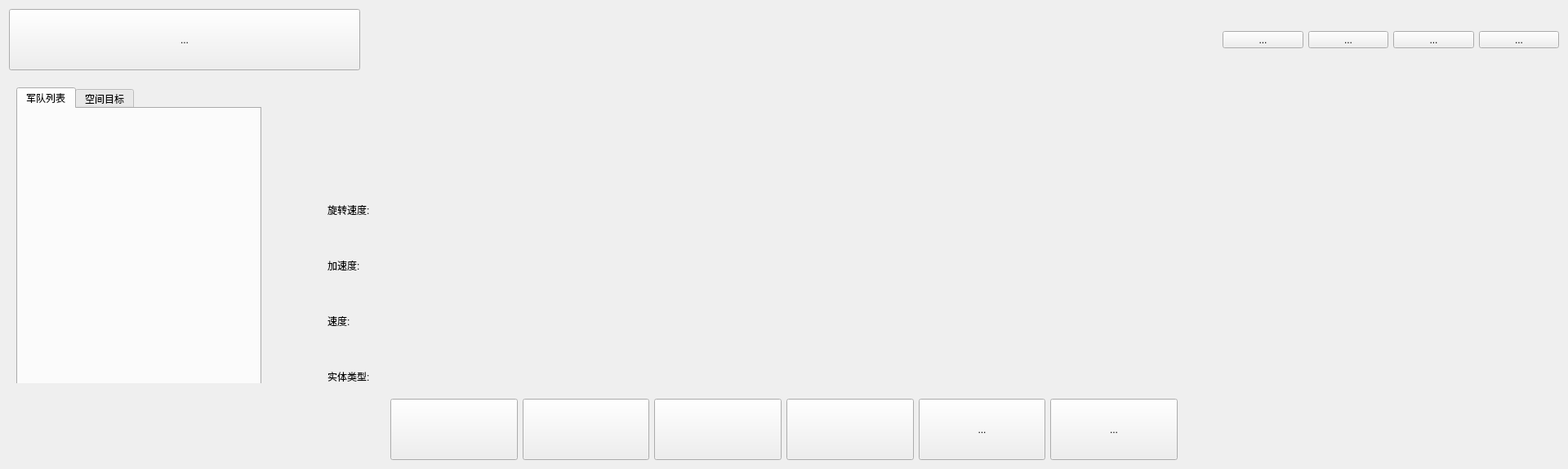
<?xml version="1.0" encoding="UTF-8"?>
<ui version="4.0">
 <class>MainWindow</class>
 <widget class="QMainWindow" name="MainWindow">
  <property name="geometry">
   <rect>
    <x>0</x>
    <y>0</y>
    <width>1920</width>
    <height>574</height>
   </rect>
  </property>
  <property name="windowTitle">
   <string>MainWindow</string>
  </property>
  <widget class="QWidget" name="centralWidget">
   <layout class="QGridLayout" name="gridLayout_2" rowstretch="1,9,1">
    <property name="leftMargin">
     <number>0</number>
    </property>
    <property name="topMargin">
     <number>0</number>
    </property>
    <property name="rightMargin">
     <number>0</number>
    </property>
    <property name="bottomMargin">
     <number>0</number>
    </property>
    <property name="spacing">
     <number>0</number>
    </property>
    <item row="2" column="0">
     <layout class="QHBoxLayout" name="horizontalLayout_2">
      <property name="spacing">
       <number>0</number>
      </property>
      <item alignment="Qt::AlignBottom">
       <widget class="QWidget" name="bottomBar" native="true">
        <property name="sizePolicy">
         <sizepolicy hsizetype="Preferred" vsizetype="Fixed">
          <horstretch>0</horstretch>
          <verstretch>200</verstretch>
         </sizepolicy>
        </property>
        <property name="minimumSize">
         <size>
          <width>0</width>
          <height>105</height>
         </size>
        </property>
        <layout class="QHBoxLayout" name="horizontalLayout_5" stretch="3,1,1,1,1,1,1,3">
         <item>
          <spacer name="horizontalSpacer_3">
           <property name="orientation">
            <enum>Qt::Horizontal</enum>
           </property>
           <property name="sizeType">
            <enum>QSizePolicy::Maximum</enum>
           </property>
           <property name="sizeHint" stdset="0">
            <size>
             <width>1050</width>
             <height>20</height>
            </size>
           </property>
          </spacer>
         </item>
         <item alignment="Qt::AlignBottom">
          <widget class="QToolButton" name="bbtn0">
           <property name="sizePolicy">
            <sizepolicy hsizetype="Minimum" vsizetype="Fixed">
             <horstretch>110</horstretch>
             <verstretch>90</verstretch>
            </sizepolicy>
           </property>
           <property name="minimumSize">
            <size>
             <width>0</width>
             <height>75</height>
            </size>
           </property>
           <property name="text">
            <string/>
           </property>
          </widget>
         </item>
         <item alignment="Qt::AlignBottom">
          <widget class="QToolButton" name="bbtn1">
           <property name="sizePolicy">
            <sizepolicy hsizetype="Minimum" vsizetype="Fixed">
             <horstretch>110</horstretch>
             <verstretch>75</verstretch>
            </sizepolicy>
           </property>
           <property name="minimumSize">
            <size>
             <width>0</width>
             <height>75</height>
            </size>
           </property>
           <property name="text">
            <string/>
           </property>
          </widget>
         </item>
         <item alignment="Qt::AlignBottom">
          <widget class="QToolButton" name="bbtn2">
           <property name="sizePolicy">
            <sizepolicy hsizetype="Minimum" vsizetype="Fixed">
             <horstretch>110</horstretch>
             <verstretch>75</verstretch>
            </sizepolicy>
           </property>
           <property name="minimumSize">
            <size>
             <width>0</width>
             <height>75</height>
            </size>
           </property>
           <property name="text">
            <string/>
           </property>
          </widget>
         </item>
         <item alignment="Qt::AlignBottom">
          <widget class="QToolButton" name="bbtn3">
           <property name="sizePolicy">
            <sizepolicy hsizetype="Minimum" vsizetype="Fixed">
             <horstretch>110</horstretch>
             <verstretch>75</verstretch>
            </sizepolicy>
           </property>
           <property name="minimumSize">
            <size>
             <width>0</width>
             <height>75</height>
            </size>
           </property>
           <property name="text">
            <string/>
           </property>
          </widget>
         </item>
         <item alignment="Qt::AlignBottom">
          <widget class="QToolButton" name="bbtn4">
           <property name="sizePolicy">
            <sizepolicy hsizetype="Minimum" vsizetype="Fixed">
             <horstretch>110</horstretch>
             <verstretch>75</verstretch>
            </sizepolicy>
           </property>
           <property name="minimumSize">
            <size>
             <width>0</width>
             <height>75</height>
            </size>
           </property>
           <property name="text">
            <string>...</string>
           </property>
          </widget>
         </item>
         <item alignment="Qt::AlignBottom">
          <widget class="QToolButton" name="bbtn5">
           <property name="sizePolicy">
            <sizepolicy hsizetype="Minimum" vsizetype="Fixed">
             <horstretch>110</horstretch>
             <verstretch>0</verstretch>
            </sizepolicy>
           </property>
           <property name="minimumSize">
            <size>
             <width>0</width>
             <height>75</height>
            </size>
           </property>
           <property name="text">
            <string>...</string>
           </property>
          </widget>
         </item>
         <item>
          <spacer name="horizontalSpacer_4">
           <property name="orientation">
            <enum>Qt::Horizontal</enum>
           </property>
           <property name="sizeHint" stdset="0">
            <size>
             <width>40</width>
             <height>20</height>
            </size>
           </property>
          </spacer>
         </item>
        </layout>
       </widget>
      </item>
     </layout>
    </item>
    <item row="0" column="0">
     <layout class="QHBoxLayout" name="horizontalLayout">
      <property name="spacing">
       <number>0</number>
      </property>
      <item alignment="Qt::AlignTop">
       <widget class="QWidget" name="titleBar" native="true">
        <property name="sizePolicy">
         <sizepolicy hsizetype="Preferred" vsizetype="Maximum">
          <horstretch>0</horstretch>
          <verstretch>0</verstretch>
         </sizepolicy>
        </property>
        <layout class="QHBoxLayout" name="horizontalLayout_3">
         <item>
          <widget class="QToolButton" name="title_text">
           <property name="sizePolicy">
            <sizepolicy hsizetype="Maximum" vsizetype="Maximum">
             <horstretch>0</horstretch>
             <verstretch>0</verstretch>
            </sizepolicy>
           </property>
           <property name="minimumSize">
            <size>
             <width>430</width>
             <height>75</height>
            </size>
           </property>
           <property name="text">
            <string>...</string>
           </property>
          </widget>
         </item>
         <item>
          <spacer name="horizontalSpacer">
           <property name="orientation">
            <enum>Qt::Horizontal</enum>
           </property>
           <property name="sizeType">
            <enum>QSizePolicy::Maximum</enum>
           </property>
           <property name="sizeHint" stdset="0">
            <size>
             <width>1050</width>
             <height>20</height>
            </size>
           </property>
          </spacer>
         </item>
         <item>
          <widget class="QToolButton" name="toolButton_4">
           <property name="sizePolicy">
            <sizepolicy hsizetype="Minimum" vsizetype="Fixed">
             <horstretch>110</horstretch>
             <verstretch>0</verstretch>
            </sizepolicy>
           </property>
           <property name="text">
            <string>...</string>
           </property>
          </widget>
         </item>
         <item>
          <widget class="QToolButton" name="toolButton_3">
           <property name="sizePolicy">
            <sizepolicy hsizetype="Minimum" vsizetype="Fixed">
             <horstretch>110</horstretch>
             <verstretch>0</verstretch>
            </sizepolicy>
           </property>
           <property name="text">
            <string>...</string>
           </property>
          </widget>
         </item>
         <item>
          <widget class="QToolButton" name="toolButton_2">
           <property name="sizePolicy">
            <sizepolicy hsizetype="Minimum" vsizetype="Fixed">
             <horstretch>110</horstretch>
             <verstretch>0</verstretch>
            </sizepolicy>
           </property>
           <property name="text">
            <string>...</string>
           </property>
          </widget>
         </item>
         <item>
          <widget class="QToolButton" name="toolButton_1">
           <property name="sizePolicy">
            <sizepolicy hsizetype="Minimum" vsizetype="Fixed">
             <horstretch>110</horstretch>
             <verstretch>0</verstretch>
            </sizepolicy>
           </property>
           <property name="text">
            <string>...</string>
           </property>
          </widget>
         </item>
        </layout>
       </widget>
      </item>
     </layout>
    </item>
    <item row="1" column="0">
     <layout class="QGridLayout" name="gridLayout_3">
      <property name="spacing">
       <number>0</number>
      </property>
      <item row="1" column="0">
       <widget class="QWidget" name="widget" native="true">
        <property name="sizePolicy">
         <sizepolicy hsizetype="Preferred" vsizetype="Preferred">
          <horstretch>0</horstretch>
          <verstretch>0</verstretch>
         </sizepolicy>
        </property>
        <widget class="QTabWidget" name="tabWidget">
         <property name="geometry">
          <rect>
           <x>20</x>
           <y>10</y>
           <width>300</width>
           <height>820</height>
          </rect>
         </property>
         <property name="sizePolicy">
          <sizepolicy hsizetype="Expanding" vsizetype="Fixed">
           <horstretch>0</horstretch>
           <verstretch>0</verstretch>
          </sizepolicy>
         </property>
         <property name="minimumSize">
          <size>
           <width>300</width>
           <height>820</height>
          </size>
         </property>
         <property name="styleSheet">
          <string notr="true"/>
         </property>
         <property name="currentIndex">
          <number>0</number>
         </property>
         <property name="iconSize">
          <size>
           <width>50</width>
           <height>20</height>
          </size>
         </property>
         <widget class="QWidget" name="tab">
          <property name="sizePolicy">
           <sizepolicy hsizetype="Fixed" vsizetype="Minimum">
            <horstretch>0</horstretch>
            <verstretch>0</verstretch>
           </sizepolicy>
          </property>
          <property name="minimumSize">
           <size>
            <width>140</width>
            <height>40</height>
           </size>
          </property>
          <property name="contextMenuPolicy">
           <enum>Qt::DefaultContextMenu</enum>
          </property>
          <property name="layoutDirection">
           <enum>Qt::LeftToRight</enum>
          </property>
          <property name="styleSheet">
           <string notr="true">QTabBar::tab{width:140}</string>
          </property>
          <attribute name="title">
           <string>军队列表</string>
          </attribute>
          <layout class="QGridLayout" name="gridLayout">
           <item row="0" column="0">
            <layout class="QVBoxLayout" name="verticalLayout_2">
             <property name="spacing">
              <number>40</number>
             </property>
             <property name="leftMargin">
              <number>40</number>
             </property>
             <property name="topMargin">
              <number>10</number>
             </property>
             <property name="rightMargin">
              <number>10</number>
             </property>
             <property name="bottomMargin">
              <number>0</number>
             </property>
            </layout>
           </item>
          </layout>
         </widget>
         <widget class="QWidget" name="tab_2">
          <property name="sizePolicy">
           <sizepolicy hsizetype="Fixed" vsizetype="Minimum">
            <horstretch>0</horstretch>
            <verstretch>0</verstretch>
           </sizepolicy>
          </property>
          <property name="minimumSize">
           <size>
            <width>150</width>
            <height>40</height>
           </size>
          </property>
          <property name="styleSheet">
           <string notr="true">QTabBar::tab{width:140}

</string>
          </property>
          <attribute name="title">
           <string>空间目标</string>
          </attribute>
         </widget>
        </widget>
        <widget class="QWidget" name="information" native="true">
         <property name="geometry">
          <rect>
           <x>390</x>
           <y>30</y>
           <width>500</width>
           <height>600</height>
          </rect>
         </property>
         <layout class="QVBoxLayout" name="verticalLayout">
          <item>
           <spacer name="verticalSpacer">
            <property name="orientation">
             <enum>Qt::Vertical</enum>
            </property>
            <property name="sizeType">
             <enum>QSizePolicy::Fixed</enum>
            </property>
            <property name="sizeHint" stdset="0">
             <size>
              <width>20</width>
              <height>20</height>
             </size>
            </property>
           </spacer>
          </item>
          <item>
           <widget class="QLabel" name="label1">
            <property name="styleSheet">
             <string notr="true">font-size:20px;
font-weight:bold;</string>
            </property>
            <property name="text">
             <string/>
            </property>
            <property name="alignment">
             <set>Qt::AlignCenter</set>
            </property>
           </widget>
          </item>
          <item>
           <widget class="QLabel" name="label2">
            <property name="text">
             <string>旋转速度:</string>
            </property>
           </widget>
          </item>
          <item>
           <widget class="QLabel" name="label3">
            <property name="text">
             <string>加速度:</string>
            </property>
           </widget>
          </item>
          <item>
           <widget class="QLabel" name="label4">
            <property name="text">
             <string>速度:</string>
            </property>
           </widget>
          </item>
          <item>
           <widget class="QLabel" name="label5">
            <property name="text">
             <string>实体类型:</string>
            </property>
           </widget>
          </item>
          <item>
           <widget class="QLabel" name="label6">
            <property name="text">
             <string>地址:</string>
            </property>
           </widget>
          </item>
          <item>
           <widget class="QLabel" name="label7">
            <property name="text">
             <string>全球ID:</string>
            </property>
           </widget>
          </item>
          <item>
           <widget class="QLabel" name="label8">
            <property name="text">
             <string>转向方向:</string>
            </property>
           </widget>
          </item>
          <item>
           <spacer name="verticalSpacer_2">
            <property name="orientation">
             <enum>Qt::Vertical</enum>
            </property>
            <property name="sizeType">
             <enum>QSizePolicy::Fixed</enum>
            </property>
            <property name="sizeHint" stdset="0">
             <size>
              <width>20</width>
              <height>20</height>
             </size>
            </property>
           </spacer>
          </item>
         </layout>
        </widget>
       </widget>
      </item>
     </layout>
    </item>
   </layout>
  </widget>
 </widget>
 <layoutdefault spacing="6" margin="11"/>
 <resources/>
 <connections/>
</ui>
